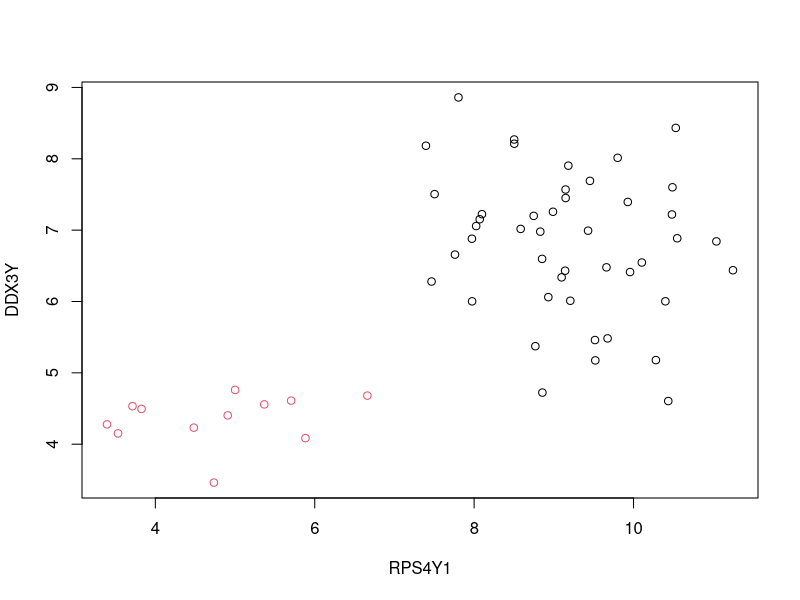
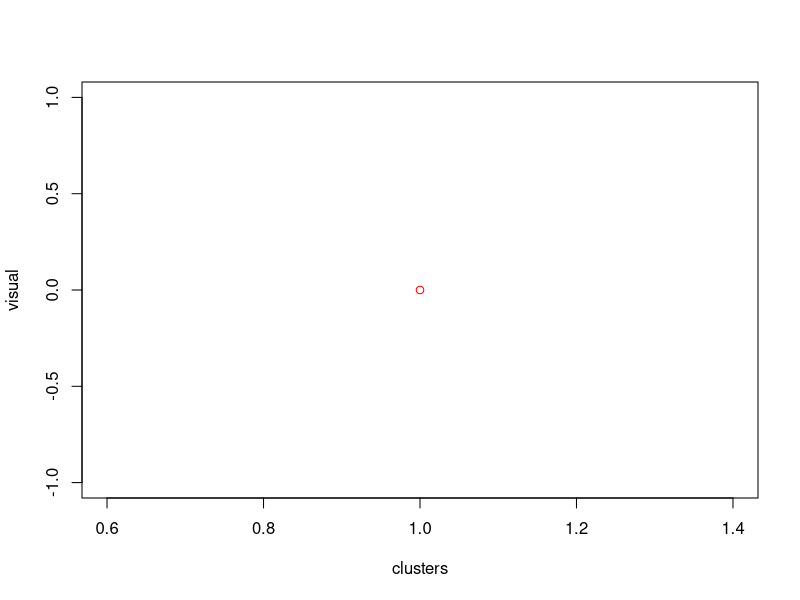
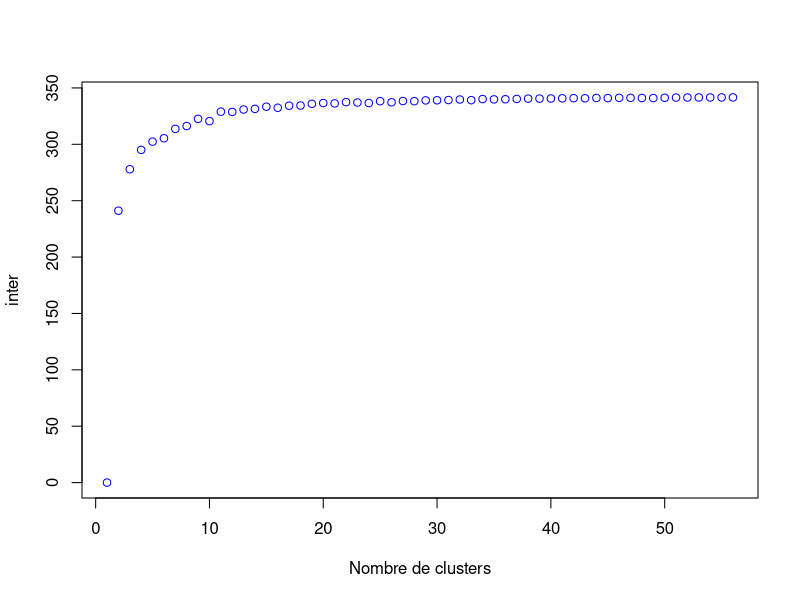
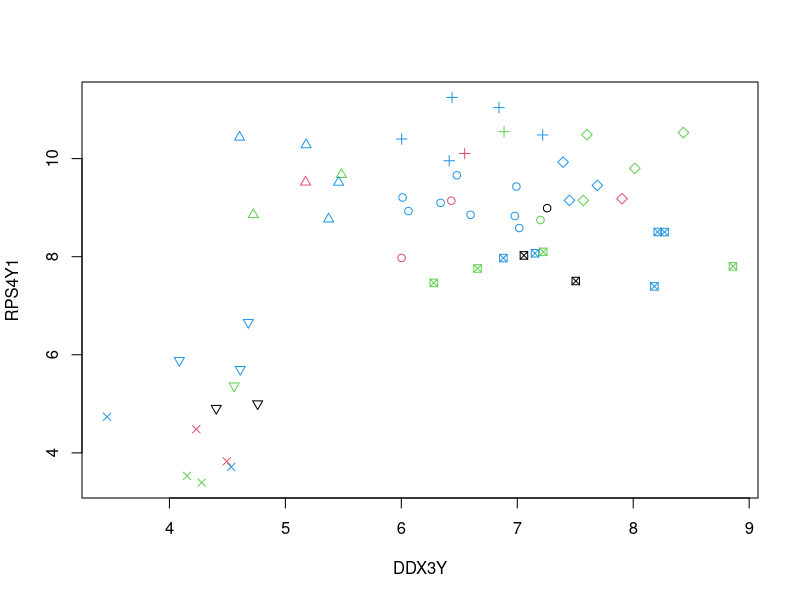
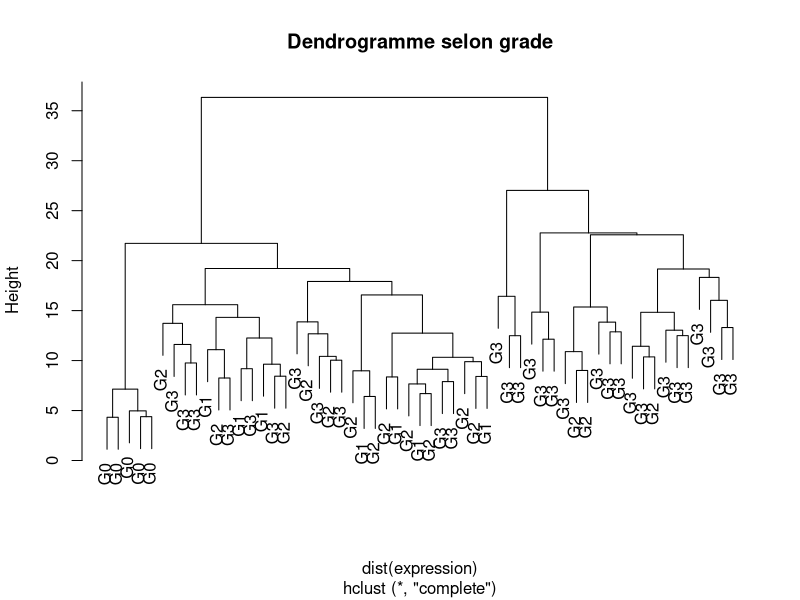
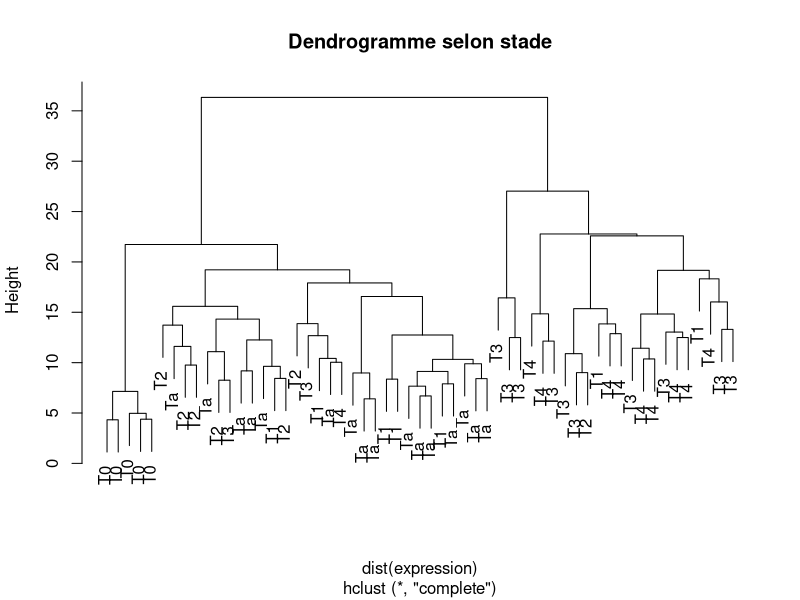
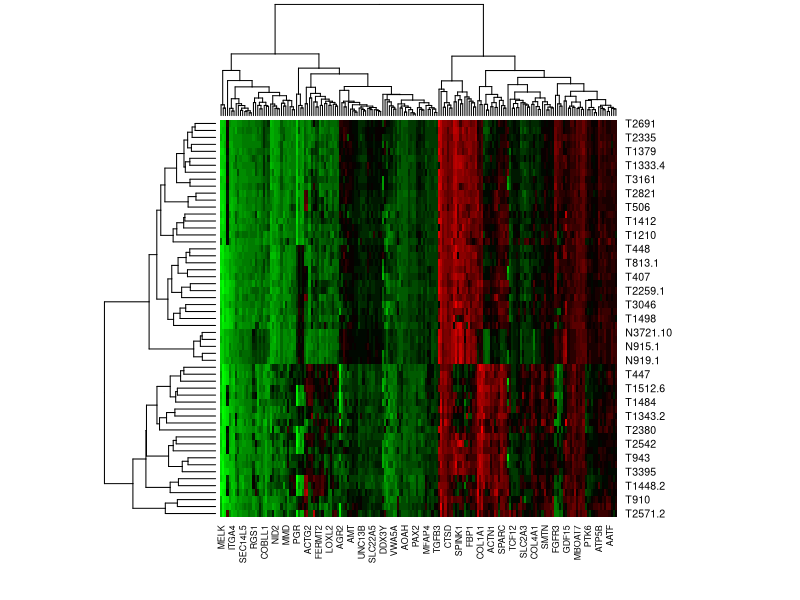
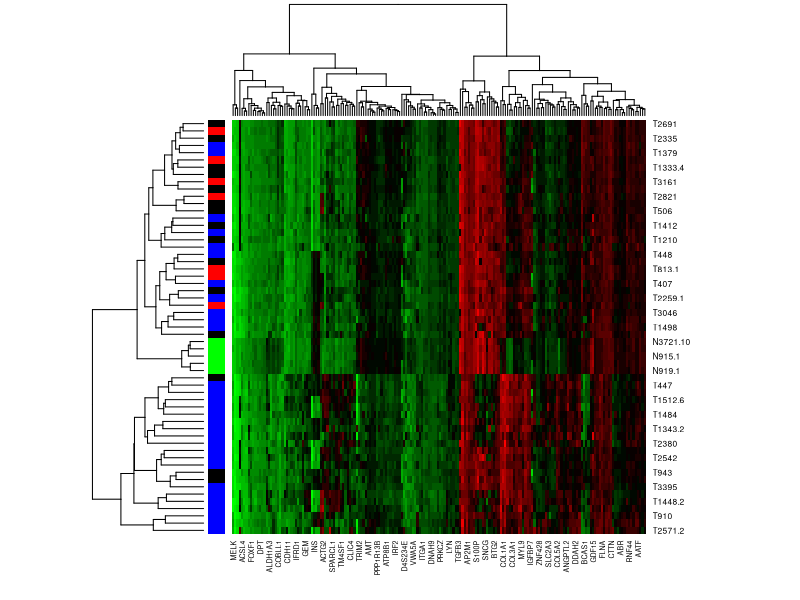

Write the R code that produced these figures, in order. (Note: this script raises an error after producing the figures.)
# Lecture de données
# Utiliser Markdown pour le code

setwd("/home/etudiant/Bureau/TDR/") # On défini le répertoire de travail
getwd() # On vérifie que le répertoire de travail est le bon

# Read.table : lecture du fichier qu'il va stocker dans une data frame
expression <- as.matrix(read.table("expression.tab",as.is=T, header=TRUE, sep="")) 
annotation <- read.table("annotation.tab",as.is=T)

class(expression) # On vérifie que c'est une matrice
class(annotation) # On vérifie que c'est un data frame

str(expression) # Structure de notre objet
summary(expression)

str(annotation)
summary(annotation)

# Plot de l'expression des 2 genes
plot(expression[,1:2], col=kmeans(expression[,1:2],2)$cluster)

DDXY3<-expression[,"DDX3Y"]
RPS4Y1<-expression[,"RPS4Y1"]
DDXY3_RPS4Y1<-expression[,c("DDX3Y","RPS4Y1")]

str(DDXY3_RPS4Y1)

#png("DDXBY et DDX3Y.png") # Quand on crée un graphique on peut l'enregistrer dans un fichier (ex .png)
#plot(DDXY3, type="p", col="blue", xlab="expression")
#par(new = TRUE)
#plot(RPS4Y1, type="p", col="green", xlab="expression")
#devoff() # On arrête le processus

?kmeans # Classification en classes, on ne connait pas à l'avance le nombre de classes

visual<-kmeans(DDXY3_RPS4Y1, centers = 1)$betweenss
str(visual)
plot(visual, type = "p", col="red", xlab = "clusters")

# Graphique de la distance interclasse entre les différents nombres de clusters

inter = c(0)
for (i in 2:56) # Pour toutes nos valeurs de genes on fait un kmean avec x cluster  en regardant la distance intergene
{
  inter=c(inter, kmeans(DDXY3_RPS4Y1,i)$betweenss)
  
}
plot(inter, col="blue", xlab = "Nombre de clusters")

# Fonction pour faire une graphique avec le resultat du clustering
# Syntaxe d'une fonction : nomfonction = Function (arg1, arg2...) { paramètres }
# Pour appeler une fonction, nom de la fonction avec les arguments :  nomfonction(arg)


graphStade = function (data) {
km =  kmeans(data, centers = 7)
plot(DDXY3_RPS4Y1, pch=km$cluster, col = factor(annotation$grade))
}
graphStade(DDXY3_RPS4Y1)

# Clustering hiérarchique
?dist()
dist (expression)
#hclust prend en argument une matrice de distance (ce que expression ne donne pas), "dist" la calcule
?hclust
x<-hclust(dist(expression))
plot(x, main="Dendrogramme selon grade", labels = factor(annotation$grade))
plot(x, main="Dendrogramme selon stade", labels = factor(annotation$stade))
?plot


# Heatmap

?heatmap
#rc<-rainbow(nrow(annotation), start = 0, end = 0.9)
#heatmap(expression, RowSideColors = rc)

greenred = colorRampPalette(c("green","black","red")) # Palette de couleur qui varie entre les verts, noirs et rouges selon le profil d'expression
heatmap(expression, col=greenred(32)) # Greenred32 : palette des couleur
heatmap(expression, RowSideColors = c("G0"="green", "G1"="red", "G2"="black", "G3"="blue")[annotation$grade], col = greenred(32))

# Supplementaries
km=kmeans(expression,5)
km$size
km$tot.withinss

plot(km, col=factor(annotation$stade))
